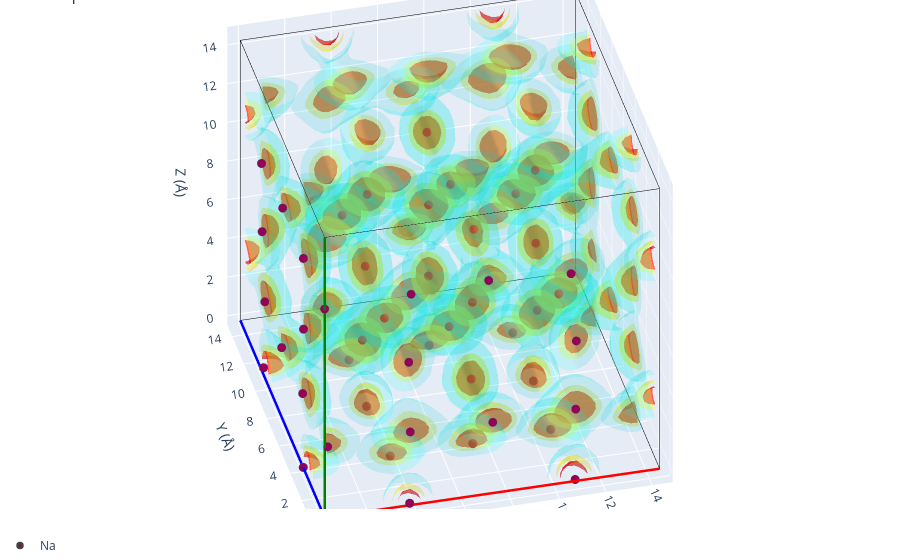

Notebook cell for this chart:
### Markdown cell above
Overlaying the sites (red) on the sodium density isosurface.

### Code cell
vol.plot_3d(structure=sites)

### Figure 1 — Plotly figure (JSON) as saved in the notebook; plotly's stock layout.template omitted (floating-point values rounded to 4 significant figures; data arrays with more than 128 entries replaced by an {"elided": "..."} marker saying what was removed)
{"data": [{"line": {"color": "red", "width": 5}, "mode": "lines", "showlegend": false, "type": "scatter3d", "x": [0.0, 14.44], "y": [0.0, -0.02995], "z": [0.0, 3.137e-05]}, {"line": {"color": "blue", "width": 5}, "mode": "lines", "showlegend": false, "type": "scatter3d", "x": [0.0, -0.02995], "y": [0.0, 14.44], "z": [0.0, -5.366e-05]}, {"line": {"color": "green", "width": 5}, "mode": "lines", "showlegend": false, "type": "scatter3d", "x": [0.0, 3.129e-05], "y": [0.0, -5.396e-05], "z": [0.0, 14.48]}, {"line": {"color": "black", "width": 1}, "mode": "lines", "showlegend": false, "type": "scatter3d", "x": [14.44, 14.41], "y": [-0.02995, 14.41], "z": [3.137e-05, -2.229e-05]}, {"line": {"color": "black", "width": 1}, "mode": "lines", "showlegend": false, "type": "scatter3d", "x": [14.44, 14.44], "y": [-0.02995, -0.03], "z": [3.137e-05, 14.48]}, {"line": {"color": "black", "width": 1}, "mode": "lines", "showlegend": false, "type": "scatter3d", "x": [-0.02995, 14.41], "y": [14.44, 14.41], "z": [-5.366e-05, -2.229e-05]}, {"line": {"color": "black", "width": 1}, "mode": "lines", "showlegend": false, "type": "scatter3d", "x": [-0.02995, -0.02991], "y": [14.44, 14.44], "z": [-5.366e-05, 14.48]}, {"line": {"color": "black", "width": 1}, "mode": "lines", "showlegend": false, "type": "scatter3d", "x": [3.129e-05, 14.44], "y": [-5.396e-05, -0.03], "z": [14.48, 14.48]}, {"line": {"color": "black", "width": 1}, "mode": "lines", "showlegend": false, "type": "scatter3d", "x": [3.129e-05, -0.02991], "y": [-5.396e-05, 14.44], "z": [14.48, 14.48]}, {"line": {"color": "black", "width": 1}, "mode": "lines", "showlegend": false, "type": "scatter3d", "x": [14.41, -0.02991], "y": [14.41, 14.44], "z": [14.48, 14.48]}, {"line": {"color": "black", "width": 1}, "mode": "lines", "showlegend": false, "type": "scatter3d", "x": [14.41, 14.44], "y": [14.41, -0.03], "z": [14.48, 14.48]}, {"line": {"color": "black", "width": 1}, "mode": "lines", "showlegend": false, "type": "scatter3d", "x": [14.41, 14.41], "y": [14.41, 14.41], "z": [14.48, -2.229e-05]}, {"color": "red", "i": {"elided": "8112 int values"}, "j": {"elided": "8112 int values"}, "k": {"elided": "8112 int values"}, "name": "isoval=np.float64(134.75)", "opacity": 0.6, "showlegend": false, "type": "mesh3d", "x": {"elided": "4794 float values"}, "y": {"elided": "4794 float values"}, "z": {"elided": "4794 float values"}}, {"color": "yellow", "i": {"elided": "15340 int values"}, "j": {"elided": "15340 int values"}, "k": {"elided": "15340 int values"}, "name": "isoval=np.float64(53.900000000000006)", "opacity": 0.3, "showlegend": false, "type": "mesh3d", "x": {"elided": "8631 float values"}, "y": {"elided": "8631 float values"}, "z": {"elided": "8631 float values"}}, {"color": "cyan", "i": {"elided": "36892 int values"}, "j": {"elided": "36892 int values"}, "k": {"elided": "36892 int values"}, "name": "isoval=np.float64(3.773)", "opacity": 0.15, "showlegend": false, "type": "mesh3d", "x": {"elided": "19728 float values"}, "y": {"elided": "19728 float values"}, "z": {"elided": "19728 float values"}}, {"line": {"color": "red", "width": 5}, "mode": "lines", "showlegend": false, "type": "scatter3d", "x": [0.0, 14.44], "y": [0.0, -0.02995], "z": [0.0, 3.137e-05]}, {"line": {"color": "blue", "width": 5}, "mode": "lines", "showlegend": false, "type": "scatter3d", "x": [0.0, -0.02995], "y": [0.0, 14.44], "z": [0.0, -5.366e-05]}, {"line": {"color": "green", "width": 5}, "mode": "lines", "showlegend": false, "type": "scatter3d", "x": [0.0, 3.129e-05], "y": [0.0, -5.396e-05], "z": [0.0, 14.48]}, {"line": {"color": "black", "width": 1}, "mode": "lines", "showlegend": false, "type": "scatter3d", "x": [14.44, 14.41], "y": [-0.02995, 14.41], "z": [3.137e-05, -2.229e-05]}, {"line": {"color": "black", "width": 1}, "mode": "lines", "showlegend": false, "type": "scatter3d", "x": [14.44, 14.44], "y": [-0.02995, -0.03], "z": [3.137e-05, 14.48]}, {"line": {"color": "black", "width": 1}, "mode": "lines", "showlegend": false, "type": "scatter3d", "x": [-0.02995, 14.41], "y": [14.44, 14.41], "z": [-5.366e-05, -2.229e-05]}, {"line": {"color": "black", "width": 1}, "mode": "lines", "showlegend": false, "type": "scatter3d", "x": [-0.02995, -0.02991], "y": [14.44, 14.44], "z": [-5.366e-05, 14.48]}, {"line": {"color": "black", "width": 1}, "mode": "lines", "showlegend": false, "type": "scatter3d", "x": [3.129e-05, 14.44], "y": [-5.396e-05, -0.03], "z": [14.48, 14.48]}, {"line": {"color": "black", "width": 1}, "mode": "lines", "showlegend": false, "type": "scatter3d", "x": [3.129e-05, -0.02991], "y": [-5.396e-05, 14.44], "z": [14.48, 14.48]}, {"line": {"color": "black", "width": 1}, "mode": "lines", "showlegend": false, "type": "scatter3d", "x": [14.41, -0.02991], "y": [14.41, 14.44], "z": [14.48, 14.48]}, {"line": {"color": "black", "width": 1}, "mode": "lines", "showlegend": false, "type": "scatter3d", "x": [14.41, 14.44], "y": [14.41, -0.03], "z": [14.48, 14.48]}, {"line": {"color": "black", "width": 1}, "mode": "lines", "showlegend": false, "type": "scatter3d", "x": [14.41, 14.41], "y": [14.41, 14.41], "z": [14.48, -2.229e-05]}, {"legendgroup": "Na", "marker": {"color": ["rgb(150, 0, 90)"], "line": {"width": 2.5}, "size": 5}, "mode": "markers", "name": "Na", "showlegend": true, "type": "scatter3d", "x": [0.02771], "y": [7.369], "z": [10.79]}, {"legendgroup": "Na", "marker": {"color": ["rgb(150, 0, 90)"], "line": {"width": 2.5}, "size": 5}, "mode": "markers", "name": "Na", "showlegend": false, "type": "scatter3d", "x": [-0.02242], "y": [10.82], "z": [10.67]}, {"legendgroup": "Na", "marker": {"color": ["rgb(150, 0, 90)"], "line": {"width": 2.5}, "size": 5}, "mode": "markers", "name": "Na", "showlegend": false, "type": "scatter3d", "x": [3.611], "y": [7.244], "z": [-1.908e-05]}, {"legendgroup": "Na", "marker": {"color": ["rgb(150, 0, 90)"], "line": {"width": 2.5}, "size": 5}, "mode": "markers", "name": "Na", "showlegend": false, "type": "scatter3d", "x": [3.704], "y": [10.64], "z": [-3.147e-05]}, {"legendgroup": "Na", "marker": {"color": ["rgb(150, 0, 90)"], "line": {"width": 2.5}, "size": 5}, "mode": "markers", "name": "Na", "showlegend": false, "type": "scatter3d", "x": [7.196], "y": [10.81], "z": [-2.456e-05]}, {"legendgroup": "Na", "marker": {"color": ["rgb(150, 0, 90)"], "line": {"width": 2.5}, "size": 5}, "mode": "markers", "name": "Na", "showlegend": false, "type": "scatter3d", "x": [7.205], "y": [10.95], "z": [3.486]}, {"legendgroup": "Na", "marker": {"color": ["rgb(150, 0, 90)"], "line": {"width": 2.5}, "size": 5}, "mode": "markers", "name": "Na", "showlegend": false, "type": "scatter3d", "x": [-0.01528], "y": [7.369], "z": [3.589]}, {"legendgroup": "Na", "marker": {"color": ["rgb(150, 0, 90)"], "line": {"width": 2.5}, "size": 5}, "mode": "markers", "name": "Na", "showlegend": false, "type": "scatter3d", "x": [0.06822], "y": [10.62], "z": [3.649]}, {"legendgroup": "Na", "marker": {"color": ["rgb(150, 0, 90)"], "line": {"width": 2.5}, "size": 5}, "mode": "markers", "name": "Na", "showlegend": false, "type": "scatter3d", "x": [3.411], "y": [7.161], "z": [3.518]}, {"legendgroup": "Na", "marker": {"color": ["rgb(150, 0, 90)"], "line": {"width": 2.5}, "size": 5}, "mode": "markers", "name": "Na", "showlegend": false, "type": "scatter3d", "x": [10.98], "y": [7.303], "z": [3.619]}, {"legendgroup": "Na", "marker": {"color": ["rgb(150, 0, 90)"], "line": {"width": 2.5}, "size": 5}, "mode": "markers", "name": "Na", "showlegend": false, "type": "scatter3d", "x": [0.01507], "y": [10.87], "z": [7.106]}, {"legendgroup": "Na", "marker": {"color": ["rgb(150, 0, 90)"], "line": {"width": 2.5}, "size": 5}, "mode": "markers", "name": "Na", "showlegend": false, "type": "scatter3d", "x": [3.501], "y": [11.01], "z": [7.244]}, {"legendgroup": "Na", "marker": {"color": ["rgb(150, 0, 90)"], "line": {"width": 2.5}, "size": 5}, "mode": "markers", "name": "Na", "showlegend": false, "type": "scatter3d", "x": [10.94], "y": [10.8], "z": [7.182]}, {"legendgroup": "Na", "marker": {"color": ["rgb(150, 0, 90)"], "line": {"width": 2.5}, "size": 5}, "mode": "markers", "name": "Na", "showlegend": false, "type": "scatter3d", "x": [0.05285], "y": [10.77], "z": [0.1319]}, {"legendgroup": "Na", "marker": {"color": ["rgb(150, 0, 90)"], "line": {"width": 2.5}, "size": 5}, "mode": "markers", "name": "Na", "showlegend": false, "type": "scatter3d", "x": [3.644], "y": [7.261], "z": [10.94]}, {"legendgroup": "Na", "marker": {"color": ["rgb(150, 0, 90)"], "line": {"width": 2.5}, "size": 5}, "mode": "markers", "name": "Na", "showlegend": false, "type": "scatter3d", "x": [10.94], "y": [3.407], "z": [7.23]}, {"legendgroup": "Na", "marker": {"color": ["rgb(150, 0, 90)"], "line": {"width": 2.5}, "size": 5}, "mode": "markers", "name": "Na", "showlegend": false, "type": "scatter3d", "x": [10.84], "y": [-0.02252], "z": [7.238]}, {"legendgroup": "Na", "marker": {"color": ["rgb(150, 0, 90)"], "line": {"width": 2.5}, "size": 5}, "mode": "markers", "name": "Na", "showlegend": false, "type": "scatter3d", "x": [-0.00752], "y": [3.633], "z": [7.182]}, {"legendgroup": "Na", "marker": {"color": ["rgb(150, 0, 90)"], "line": {"width": 2.5}, "size": 5}, "mode": "markers", "name": "Na", "showlegend": false, "type": "scatter3d", "x": [-0.007827], "y": [3.777], "z": [3.752]}, {"legendgroup": "Na", "marker": {"color": ["rgb(150, 0, 90)"], "line": {"width": 2.5}, "size": 5}, "mode": "markers", "name": "Na", "showlegend": false, "type": "scatter3d", "x": [3.467], "y": [3.557], "z": [7.192]}, {"legendgroup": "Na", "marker": {"color": ["rgb(150, 0, 90)"], "line": {"width": 2.5}, "size": 5}, "mode": "markers", "name": "Na", "showlegend": false, "type": "scatter3d", "x": [3.654], "y": [0.1277], "z": [7.298]}, {"legendgroup": "Na", "marker": {"color": ["rgb(150, 0, 90)"], "line": {"width": 2.5}, "size": 5}, "mode": "markers", "name": "Na", "showlegend": false, "type": "scatter3d", "x": [3.684], "y": [-0.007657], "z": [3.788]}, {"legendgroup": "Na", "marker": {"color": ["rgb(150, 0, 90)"], "line": {"width": 2.5}, "size": 5}, "mode": "markers", "name": "Na", "showlegend": false, "type": "scatter3d", "x": [7.132], "y": [0.2645], "z": [10.81]}, {"legendgroup": "Na", "marker": {"color": ["rgb(150, 0, 90)"], "line": {"width": 2.5}, "size": 5}, "mode": "markers", "name": "Na", "showlegend": false, "type": "scatter3d", "x": [7.318], "y": [3.573], "z": [11.09]}, {"legendgroup": "Na", "marker": {"color": ["rgb(150, 0, 90)"], "line": {"width": 2.5}, "size": 5}, "mode": "markers", "name": "Na", "showlegend": false, "type": "scatter3d", "x": [7.282], "y": [3.602], "z": [2.395e-06]}, {"legendgroup": "Na", "marker": {"color": ["rgb(150, 0, 90)"], "line": {"width": 2.5}, "size": 5}, "mode": "markers", "name": "Na", "showlegend": false, "type": "scatter3d", "x": [10.69], "y": [3.785], "z": [0.007945]}, {"legendgroup": "Na", "marker": {"color": ["rgb(150, 0, 90)"], "line": {"width": 2.5}, "size": 5}, "mode": "markers", "name": "Na", "showlegend": false, "type": "scatter3d", "x": [3.726], "y": [0.02565], "z": [10.87]}, {"legendgroup": "Na", "marker": {"color": ["rgb(150, 0, 90)"], "line": {"width": 2.5}, "size": 5}, "mode": "markers", "name": "Na", "showlegend": false, "type": "scatter3d", "x": [7.194], "y": [3.511], "z": [3.418]}, {"legendgroup": "Na", "marker": {"color": ["rgb(150, 0, 90)"], "line": {"width": 2.5}, "size": 5}, "mode": "markers", "name": "Na", "showlegend": false, "type": "scatter3d", "x": [7.258], "y": [0.05617], "z": [3.611]}, {"legendgroup": "Na", "marker": {"color": ["rgb(150, 0, 90)"], "line": {"width": 2.5}, "size": 5}, "mode": "markers", "name": "Na", "showlegend": false, "type": "scatter3d", "x": [10.61], "y": [-0.02206], "z": [10.75]}, {"legendgroup": "Na", "marker": {"color": ["rgb(150, 0, 90)"], "line": {"width": 2.5}, "size": 5}, "mode": "markers", "name": "Na", "showlegend": false, "type": "scatter3d", "x": [10.82], "y": [7.299], "z": [-3.668e-06]}, {"legendgroup": "Na", "marker": {"color": ["rgb(150, 0, 90)"], "line": {"width": 2.5}, "size": 5}, "mode": "markers", "name": "Na", "showlegend": false, "type": "scatter3d", "x": [10.87], "y": [7.184], "z": [10.96]}, {"legendgroup": "Na", "marker": {"color": ["rgb(150, 0, 90)"], "line": {"width": 2.5}, "size": 5}, "mode": "markers", "name": "Na", "showlegend": false, "type": "scatter3d", "x": [0.0317], "y": [3.807], "z": [10.71]}, {"legendgroup": "Na", "marker": {"color": ["rgb(150, 0, 90)"], "line": {"width": 2.5}, "size": 5}, "mode": "markers", "name": "Na", "showlegend": false, "type": "scatter3d", "x": [10.82], "y": [10.84], "z": [-1.681e-05]}, {"legendgroup": "Na", "marker": {"color": ["rgb(150, 0, 90)"], "line": {"width": 2.5}, "size": 5}, "mode": "markers", "name": "Na", "showlegend": false, "type": "scatter3d", "x": [3.724], "y": [3.594], "z": [-5.281e-06]}, {"legendgroup": "Na", "marker": {"color": ["rgb(150, 0, 90)"], "line": {"width": 2.5}, "size": 5}, "mode": "markers", "name": "Na", "showlegend": false, "type": "scatter3d", "x": [0.1253], "y": [-0.0002735], "z": [3.644]}, {"legendgroup": "Na", "marker": {"color": ["rgb(150, 0, 90)"], "line": {"width": 2.5}, "size": 5}, "mode": "markers", "name": "Na", "showlegend": false, "type": "scatter3d", "x": [10.83], "y": [0.03392], "z": [3.675]}, {"legendgroup": "Na", "marker": {"color": ["rgb(150, 0, 90)"], "line": {"width": 2.5}, "size": 5}, "mode": "markers", "name": "Na", "showlegend": false, "type": "scatter3d", "x": [7.212], "y": [7.177], "z": [10.88]}, {"legendgroup": "Na", "marker": {"color": ["rgb(150, 0, 90)"], "line": {"width": 2.5}, "size": 5}, "mode": "markers", "name": "Na", "showlegend": false, "type": "scatter3d", "x": [10.85], "y": [6.976], "z": [7.342]}, {"legendgroup": "Na", "marker": {"color": ["rgb(150, 0, 90)"], "line": {"width": 2.5}, "size": 5}, "mode": "markers", "name": "Na", "showlegend": false, "type": "scatter3d", "x": [3.659], "y": [-0.007591], "z": [0.1077]}, {"legendgroup": "Na", "marker": {"color": ["rgb(150, 0, 90)"], "line": {"width": 2.5}, "size": 5}, "mode": "markers", "name": "Na", "showlegend": false, "type": "scatter3d", "x": [7.166], "y": [11.04], "z": [10.86]}, {"legendgroup": "Na", "marker": {"color": ["rgb(150, 0, 90)"], "line": {"width": 2.5}, "size": 5}, "mode": "markers", "name": "Na", "showlegend": false, "type": "scatter3d", "x": [7.189], "y": [10.86], "z": [7.23]}, {"legendgroup": "Na", "marker": {"color": ["rgb(150, 0, 90)"], "line": {"width": 2.5}, "size": 5}, "mode": "markers", "name": "Na", "showlegend": false, "type": "scatter3d", "x": [-5.472e-05], "y": [0.03756], "z": [10.76]}, {"legendgroup": "Na", "marker": {"color": ["rgb(150, 0, 90)"], "line": {"width": 2.5}, "size": 5}, "mode": "markers", "name": "Na", "showlegend": false, "type": "scatter3d", "x": [10.82], "y": [0.09628], "z": [2.307e-05]}, {"legendgroup": "Na", "marker": {"color": ["rgb(150, 0, 90)"], "line": {"width": 2.5}, "size": 5}, "mode": "markers", "name": "Na", "showlegend": false, "type": "scatter3d", "x": [7.166], "y": [7.204], "z": [3.525]}, {"legendgroup": "Na", "marker": {"color": ["rgb(150, 0, 90)"], "line": {"width": 2.5}, "size": 5}, "mode": "markers", "name": "Na", "showlegend": false, "type": "scatter3d", "x": [7.251], "y": [3.539], "z": [7.357]}, {"legendgroup": "Na", "marker": {"color": ["rgb(150, 0, 90)"], "line": {"width": 2.5}, "size": 5}, "mode": "markers", "name": "Na", "showlegend": false, "type": "scatter3d", "x": [3.57], "y": [7.298], "z": [7.214]}, {"legendgroup": "Na", "marker": {"color": ["rgb(150, 0, 90)"], "line": {"width": 2.5}, "size": 5}, "mode": "markers", "name": "Na", "showlegend": false, "type": "scatter3d", "x": [-0.007643], "y": [3.684], "z": [-1.369e-05]}], "layout": {"legend": {"orientation": "h", "x": 0, "xanchor": "left", "y": -0.1, "yanchor": "bottom"}, "margin": {"b": 0, "l": 0, "r": 0, "t": 0}, "scene": {"aspectmode": "manual", "aspectratio": {"x": 1.444, "y": 1.444, "z": 1.448}, "camera": {"eye": {"x": -0.7219, "y": -2.887, "z": 2.171}, "projection": {"type": "orthographic"}}, "xaxis": {"title": {"text": "X (Å)"}}, "yaxis": {"title": {"text": "Y (Å)"}}, "zaxis": {"title": {"text": "Z (Å)"}}}, "showlegend": true, "title": {"text": "3D plot"}}}
